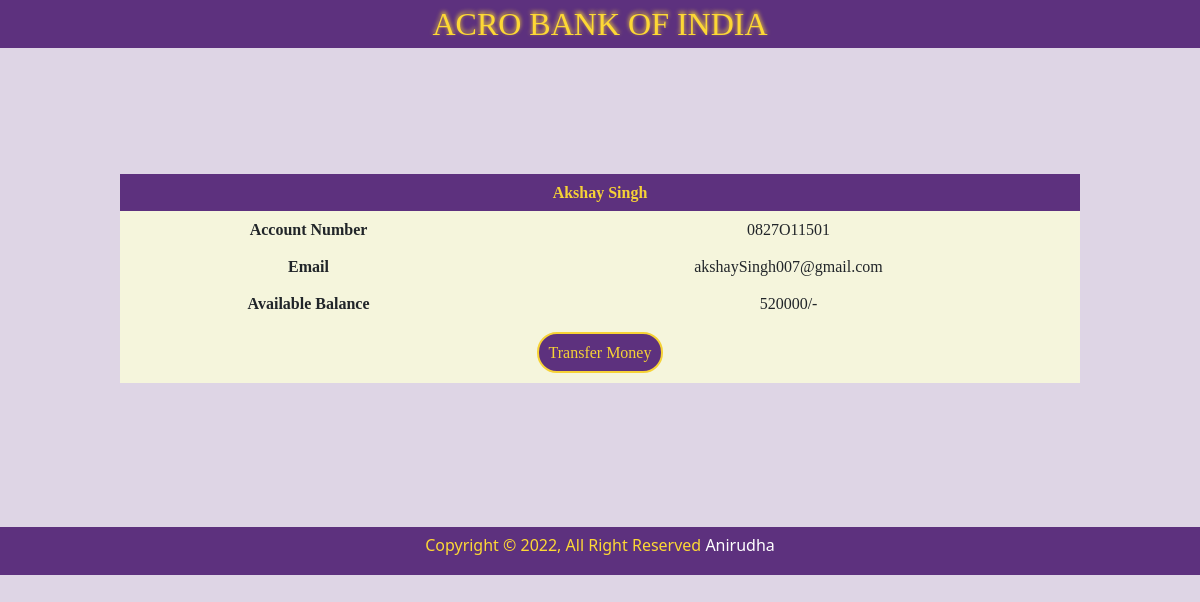
The page /pages/customerdetails.php?accountNo=0827O11501 on the database its author committed.
### tables this page shows
CREATE TABLE IF NOT EXISTS `customers` (
  `AccountNo` varchar(10) NOT NULL DEFAULT '',
  `Name` varchar(30) DEFAULT NULL,
  `Email` varchar(30) DEFAULT NULL,
  `CurrentBalance` bigint(10) DEFAULT NULL,
  PRIMARY KEY (`AccountNo`)
);

### pages/customerdetails.php (the view, shortened to what this page needs)
<html>
<head>
    <link rel='stylesheet' href='../css/bootstrap.min.css'>
    <link rel='stylesheet' href='../css/styles.css'>
</head>
<body>
    <nav>
        <p>ACRO BANK OF INDIA</p>
    </nav>
    <?php
    $acno=$_GET['accountNo'];
    include("myconnection.php");
        $r=$con->query("select * from customers where AccountNo='$acno'");
        echo "<table style='margin: 10.5% 10% 12% 10%; width:80%;'>";
        while($row=$r->fetch_assoc())
        {
            $acno=$row['AccountNo'];
            $name=$row['Name'];
            $email=$row['Email'];
            $currbal=$row['CurrentBalance']."/-";
            echo "<th colspan='2'>$name</th>";
            echo "<tr><td><b>Account Number</b><td>$acno</tr>";
            echo "<tr><td><b>Email</b><td>$email</tr>";
            echo "<tr><td><b>Available Balance</b><td>$currbal</tr>";
            echo "<tr><td colspan='2'><button style='margin: 0% 21% 0% 21%; padding:1%;'><a href='transfer.php?Accno=$acno&CurrBal=$row[CurrentBalance]'>Transfer Money</a></button></tr>" ;
        }
        echo "</table>";
    ?>
    <footer>Copyright &copy; 2022, All Right Reserved <a href='#'>Anirudha</a></footer>
</body>

### css/styles.css (style rules this page uses)
body { background-color: #5d317e33; }
nav { text-align:center; background-color: #5d317e; }
nav>p { display: inline; font-family: ui-serif; font-size: xx-large; color: #fdd835; text-shadow: 0px -2px 4px #f6d236; }
.HomeContent>button,td>button { background-color: #5d317e; padding: 3%; border:solid #f6d236 2px; border-radius: 20px; margin: 2% 21% 2% 21%; }
.HomeContent>button>a,td>button>a { text-decoration: none; color: #f6d236; }
footer { background-color:#5d317e; height: 6%; color: #fdd835; padding: 6px; text-align: center; }
footer>a { text-decoration: none; color: white; }
th { background-color: #5d317e; color: #f6d236; text-align: center; }
td { text-align: center; }
table,td,th { margin: 5%; font-family: ui-serif; }
table { width:90%; }
th,td { padding:1%; }
tr { background-color: beige; border-bottom: 0px -2px 4px #5d317e; }

### rows shown on the page
customers: Name "Akshay Singh", AccountNo "0827O11501", Email "akshaySingh007@gmail.com", CurrentBalance "520000/-"
